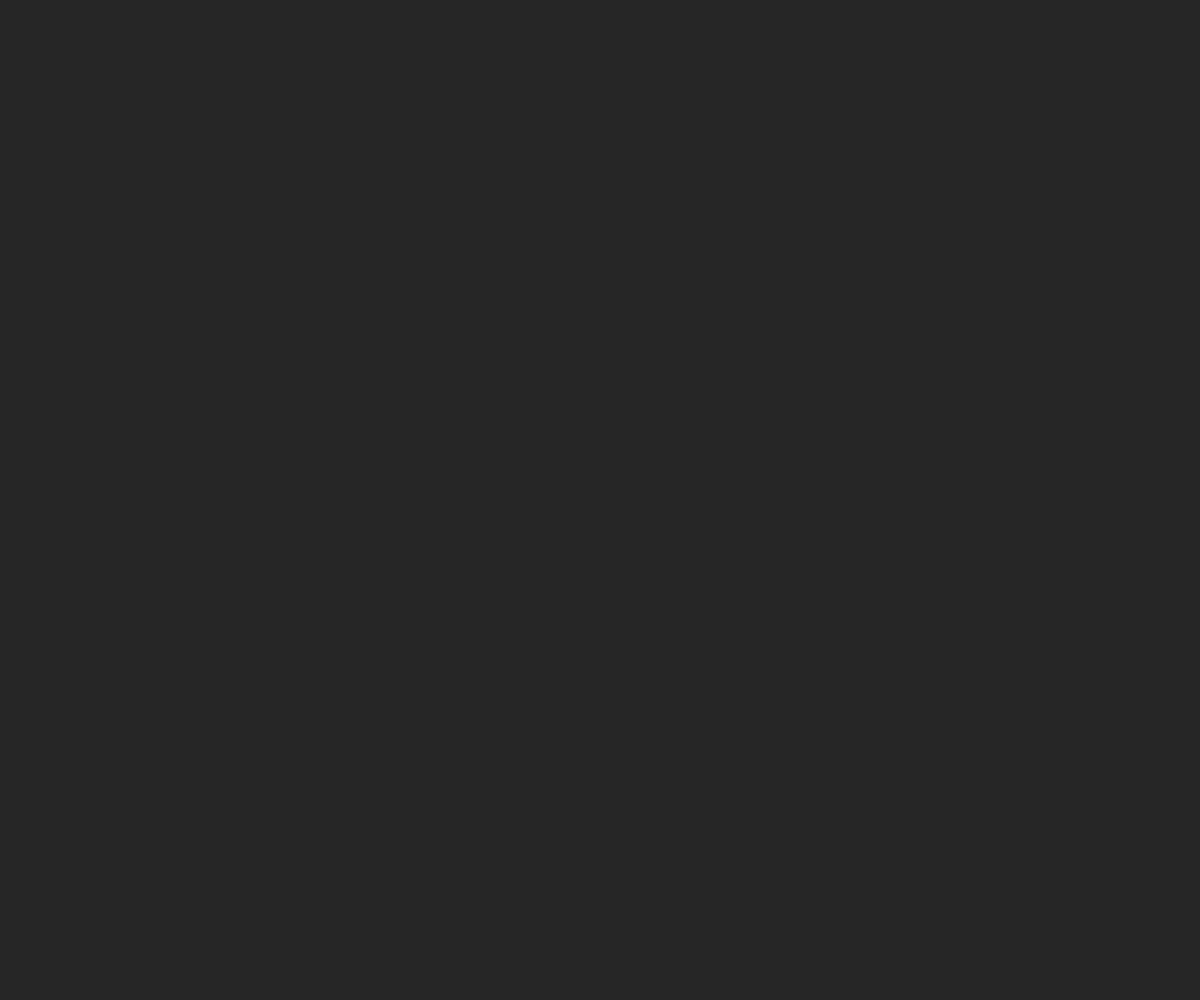
Frame 1 (no input)
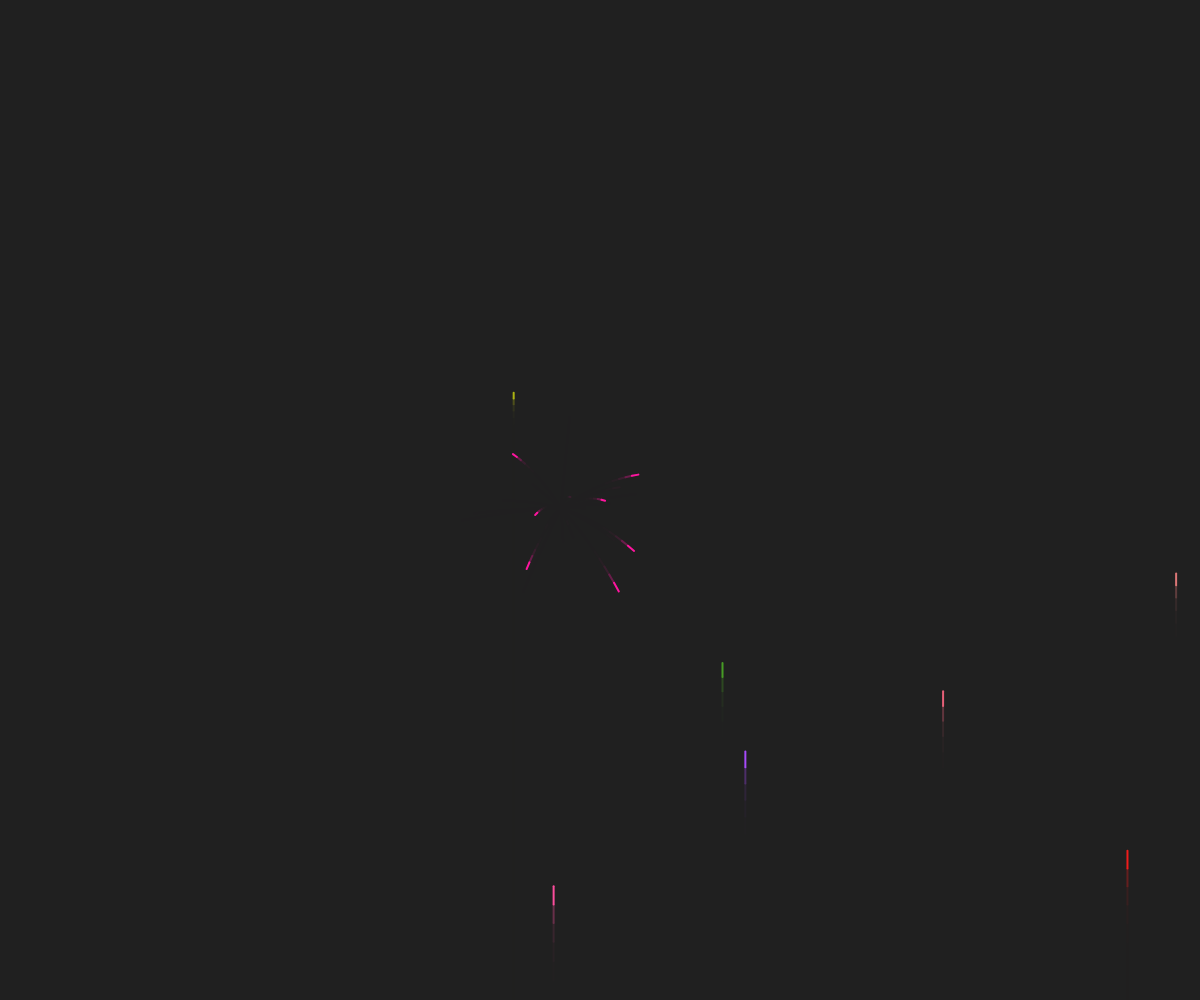
Frame 60 (no input)
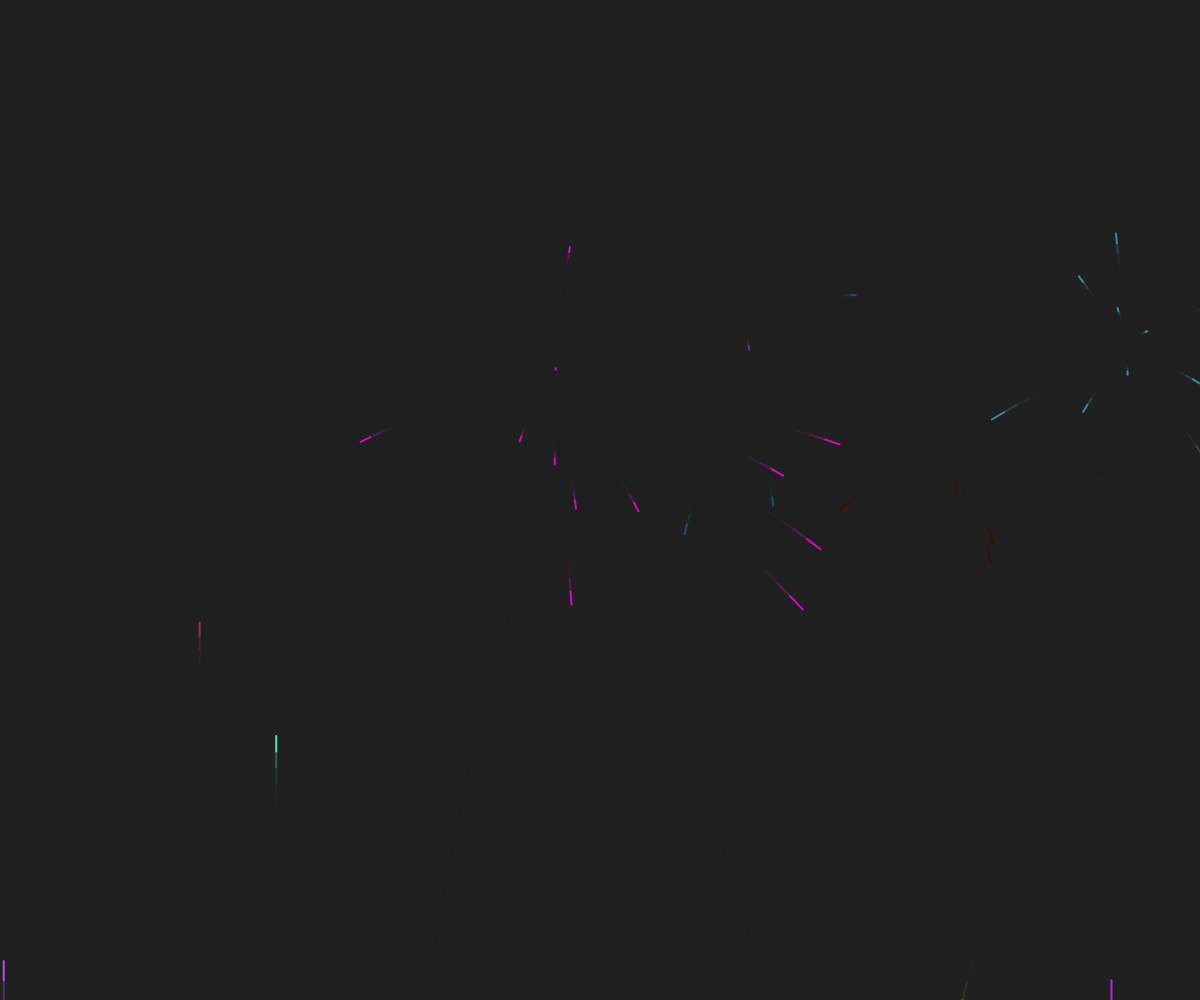
Frame 120 (the mouse pressed at the canvas centre since frame 60)

The p5.js sketch that drew these frames (run headless with seeded random() and noise() and a simulated clock; from frame 60 on, the mouse is pressed at the canvas centre):

// p5.js sketch
// ── sketch.js
const G = 0.3;

//let f;
let fireworks = [];

function setup() {
    createCanvas(window.innerWidth, window.innerHeight).position(0, 0);
    //f = new Firework(width * .5, height, 2, 20);

    background(51);
}

function windowResized() {
    resizeCanvas(window.innerWidth, window.innerHeight)
}

function draw() {
    background(32, 170);

    if (random(1) < 0.08) {
        fireworks.push(new Firework(random(width), height, 2, floor(random(10, 40))));
    }

    for (let i = fireworks.length - 1; i >= 0; i--) {
        let f = fireworks[i];
        
        f.update();
        f.display();

        if (f.particles.length == 0) {
            fireworks.splice(i, 1);
        }
    }

    //f.update();
    //f.display();
}
// ── firework.js
class Firework {
    constructor(x, y, psize, explodeCount) {
        this.particles = [];
        this.particles.push(new Particle(x, y, createVector(0, -20), psize, color(random(255), random(255), random(255))));

        this.explodeVel = random(-12, -2);
        this.explodeCount = explodeCount;
        this.exploded = false;
    }

    update() {
        for (let i = this.particles.length - 1; i >= 0; i--) {
            let p = this.particles[i];

            p.update();
            if (!this.exploded && p.vel.y > this.explodeVel) { // Only explode when the one particle has slowed down enough
                this.explode();
            } else if (this.exploded && random(1) < 0.08) { // We only want to remove particles if the firework has exploded
                this.particles.splice(i, 1);
            }
        }
    }

    display() {
        for (let p of this.particles) {
            p.display();
        }
    }

    explode() {
        this.exploded = true;
        
        let c = color(random(255), random(255), random(255));
        let currentParticle = this.particles[0];
        for (let i = this.explodeCount - 1; i >= 0; i--) { // Looping backwards so this.particles[0] remains accessable
            let vel = p5.Vector.random2D();
            vel.setMag(random(-15, 15));
            this.particles[i] = new Particle(currentParticle.pos.x, currentParticle.pos.y, vel, currentParticle.size, c);
        }
    }
}
// ── particle.js
class Particle {
    constructor(x, y, v, size, col) {
        this.pos = createVector(x, y);
        this.prevPos = this.pos.copy();
        this.vel = v;
        this.size = size;
        this.color = col;
    }

    update() {
        this.prevPos = this.pos.copy();

        this.vel.y += G;
        this.pos.add(this.vel);
    }

    display() {
        stroke(this.color);
        strokeWeight(this.size);
        line(this.prevPos.x, this.prevPos.y, this.pos.x, this.pos.y);
    }
}
